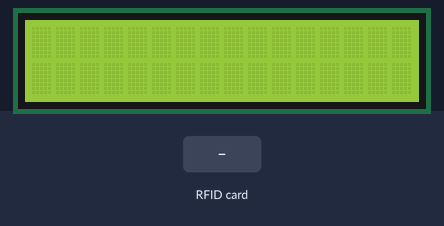
Bench run of a sketch on a simulated Arduino Uno, built with avr-gcc and run on an emulated ATmega328P. On the bench: 16×2 character LCD. The test bench sets the inputs (shaded band). What the sketch prints to the serial monitor is not drawn.

Above: at 1.3 s.
1.4 s: RFID card 04 3C CA 83 held to the reader
At 2.0 s:
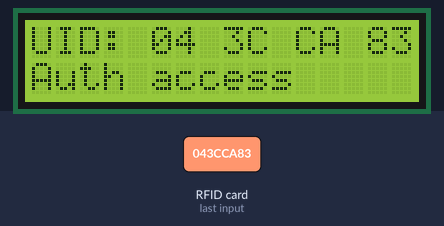
3.1 s: RFID card 5E 7A 19 C4 held to the reader
At 6.3 s:
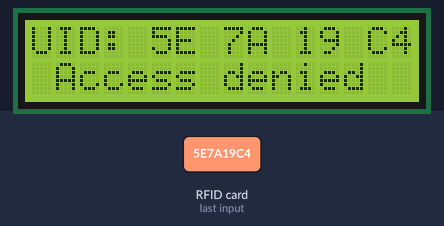
Timing chart, 0 to 7.8 s (numbered marks = the images above; inputs shaded):
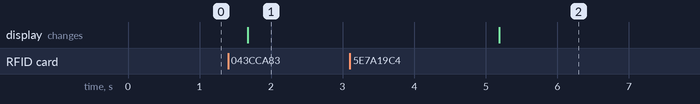

The sketch:

RFID_LCD.ino
```cpp
/*
 *
 * Projects sourced gotten from included Arduino examples and combined into
 *  one project
 *
 *
 * 10/5/2017
 *
 */

#include <SPI.h>
#include <MFRC522.h>
#include <LiquidCrystal.h>

#define SS_PIN 10
#define RST_PIN 9
MFRC522 mfrc522(SS_PIN, RST_PIN);   // Create MFRC522 instance.

// initialize the library with the numbers of the interface pins
LiquidCrystal lcd(1, 2, 4, 5, 6, 7);

void setup()
{
  Serial.begin(9600);   // Initiate a serial communication
  SPI.begin();      // Initiate  SPI bus
  mfrc522.PCD_Init();   // Initiate MFRC522
  Serial.println("Approximate your card to the reader...");
  Serial.println();

  // set up the LCD's number of columns and rows:
  lcd.begin(16, 2);
  // Print a message to the LCD.
 // lcd.print("hello, world!");

}
void loop()
{
 // lcd.setCursor(0,1);
 // lcd.print(millis()/1000);
   // Turn off the display:
  //lcd.noDisplay();
  //delay(500);
  // Turn on the display:
  lcd.display();
  delay(500);

  // Look for new cards
  if ( ! mfrc522.PICC_IsNewCardPresent())
  {
    return;
  }
  // Select one of the cards
  if ( ! mfrc522.PICC_ReadCardSerial())
  {
    return;
  }
  //Show UID on serial monitor
  lcd.setCursor(0,0);
  Serial.print("UID tag :");
  lcd.print("UID:");
  String content= "";
  byte letter;
  for (byte i = 0; i < mfrc522.uid.size; i++)
  {
     Serial.print(mfrc522.uid.uidByte[i] < 0x10 ? " 0" : " ");
     Serial.print(mfrc522.uid.uidByte[i], HEX);
     lcd.print(mfrc522.uid.uidByte[i] < 0x10 ? " 0" : " ");
     lcd.print(mfrc522.uid.uidByte[i], HEX);
     content.concat(String(mfrc522.uid.uidByte[i] < 0x10 ? " 0" : " "));
     content.concat(String(mfrc522.uid.uidByte[i], HEX));
  }
  Serial.println();
  Serial.print("Message : ");
  lcd.print("Message : ");
  content.toUpperCase();
 // if (content.substring(1) == "BD 31 15 2B") //change here the UID of the card/cards that you want to give access
  if (content.substring(1) == "04 3C CA 83")
  {
    lcd.setCursor(0,1);
    Serial.println("Authorized access");
    Serial.println();
    lcd.print("Auth access     ");
    lcd.println();
    delay(3000);
  }

 else   {
    lcd.setCursor(0,1);
    Serial.println(" Access denied");
    lcd.print(" Access denied  ");
    delay(3000);
  }
}
```

Measured:
- after the input at 1.4 s, the display: changes after 0.28 s (image 1)
- after the input at 3.1 s, the display: changes after 2.1 s (image 2)
